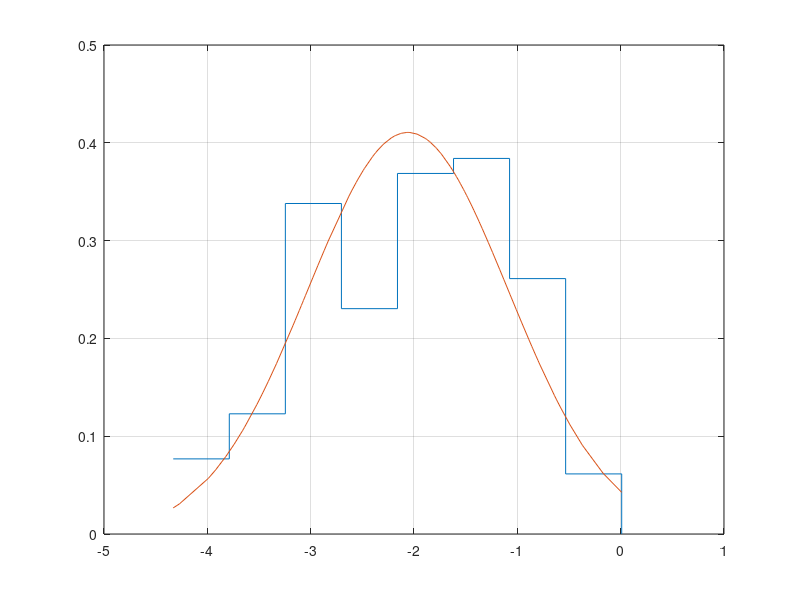
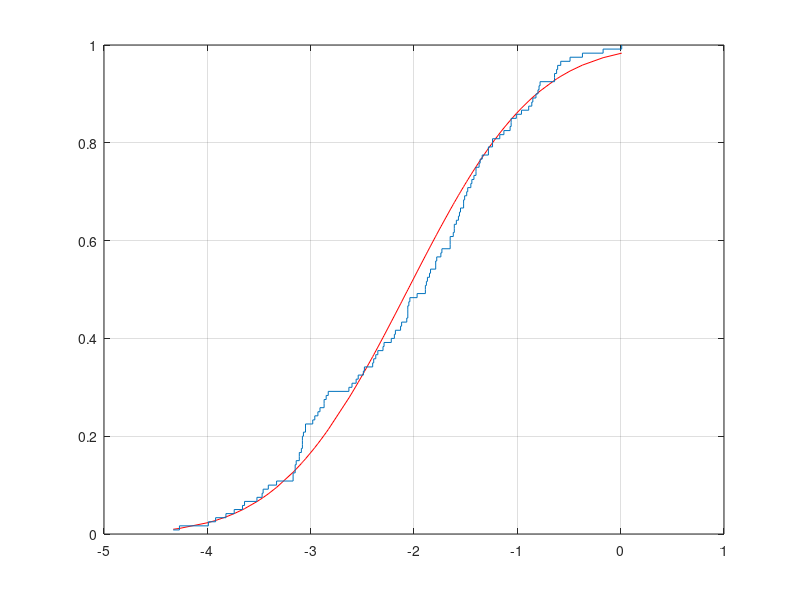

Write the MATLAB code that produced these figures, in order.
function lw1()
    clear all;
    
    X = readFromFile(); 
    X = sort(X);   
    
    minX = X(1);
    fprintf('Mmin = %s\n', num2str(minX));
    
    maxX = X(end);
    fprintf('Mmax = %s\n', num2str(maxX));

    R = maxX - minX;
    fprintf('R = %s\n', num2str(R));
    
    mu = expectation(X);
    fprintf('mu = %s\n', num2str(mu));
    
    sigmaSqr = populationVariance(X);
    fprintf('sigma^2 = %s\n', num2str(sigmaSqr));
    
    sSqr = unbiasedSampleVariance(X);
    fprintf('S^2: %s\n', num2str(sSqr));
    
    m = numberOfSubintervals(length(X));
    fprintf('m = %s\n ', num2str(m));
    
    intervals(X, m);    
    hold on;
    f(X, mu, sSqr);
    figure;
    
    F(X, mu, sSqr);
    hold on;
    empiricF(X);
end

function X = readFromFile()
    X = csvread('data.csv');
end

function m = numberOfSubintervals(size)
    m = floor(log2(size) + 2);
end

function mu = expectation(X)
    n   = length(X);
    sum = 0;

    for i = 1:n
        sum = sum + X(i);
    end
    
    mu = sum / n;
end

function sigmaSqr = populationVariance(X)
    n   = length(X);
    sum = 0;

    for i = 1:n
        sum = sum + (X(i))^2;
    end
    
    mu  = expectation(X);
    
    sigmaSqr = sum / n - mu^2;
end

function sSqr = unbiasedSampleVariance(X)
    sigmaSqr = populationVariance(X);
    n        = length(X); 

    sSqr = n / (n - 1) * sigmaSqr;
end

function intervals(X, m)
    count = zeros(1, m+1);
    delta = (X(end) - X(1)) / m;
    
    J = X(1):delta:X(end);
    j = 1;
    n = length(X);
    
    for i = 1:n      
        if (j ~= m)
            if ((not (X(i) >= J(j) && X(i) < J(j+1))))
                j = j + 1;
                fprintf('[%.2f;%.2f)\t', J(j-1), J(j));
            end
        end
        count(j) = count(j) + 1;
    end;
    fprintf('[%2.2f;%2.2f]\n', J(m), J(m + 1));
    
    Xbuf = count(1:m+1);
    for i = 1:m+1
        Xbuf(i) = count(i) / (n*delta); 
    end
    
    stairs(J, Xbuf), grid;
end

function f(X, MX, DX)
    Y = 1 / sqrt(2*pi*DX) * exp( -power((X - MX), 2) / (2*DX));
    plot(X, Y);
end

function F(X, MX, DX)
    Y = 1/2 * (1 + erf((X - MX) / sqrt(2*DX))); 
    
    plot(X, Y, 'r');
end

function empiricF(X)
    n = length(X);
    Y = zeros(1, n);

    for i = 1:n
        Y(i) = i / n;
    end;
    
    stairs(X, Y), grid;
end
